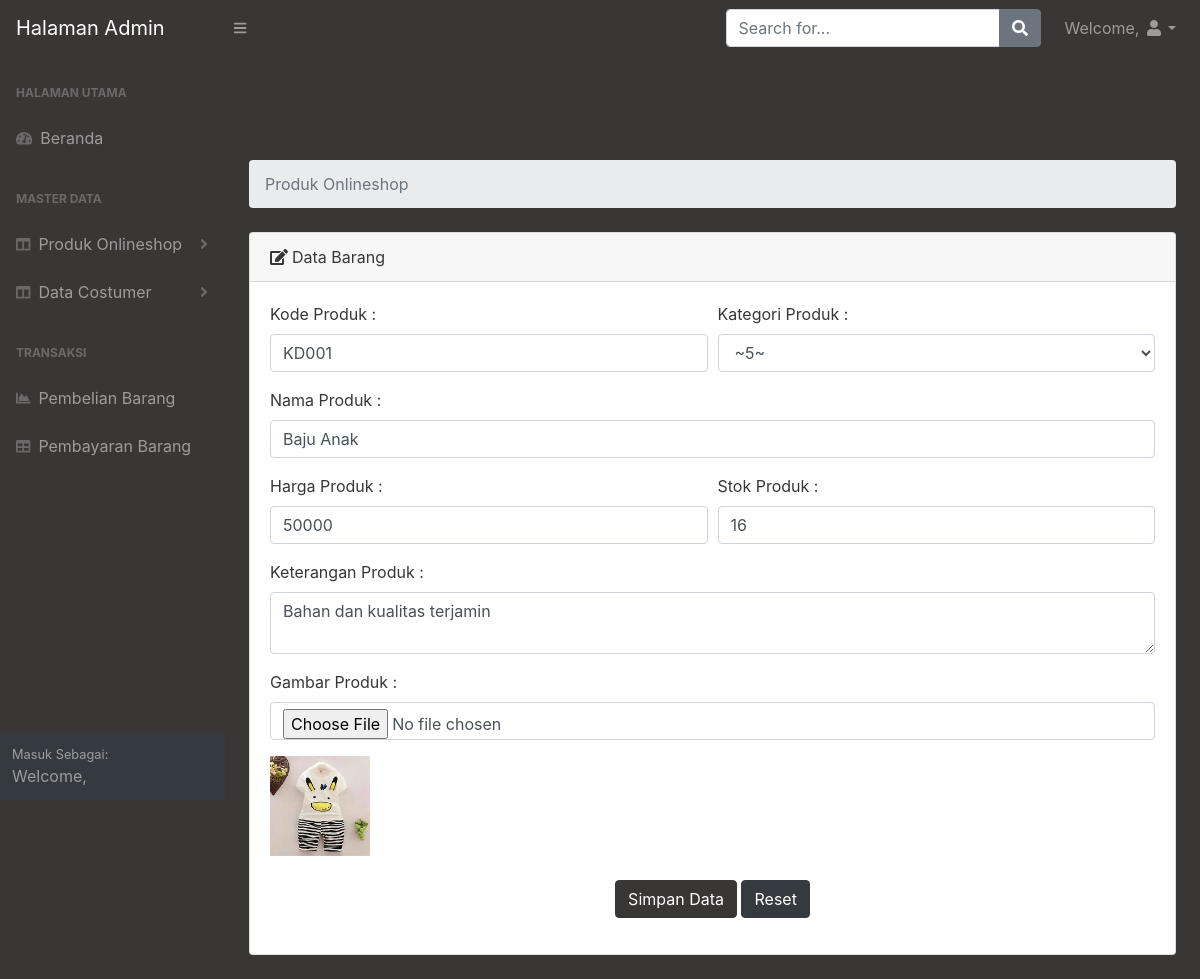
Screenshot of /admin/dashboard_admin.php?page=data_produk_edit&&id=21 with the database file from the repository.
### tables this page shows
CREATE TABLE `tbl_produk` (
  `id_produk` int(11) NOT NULL,
  `kd_produk` varchar(20) NOT NULL,
  `nm_produk` varchar(100) NOT NULL,
  `kategori` varchar(20) NOT NULL,
  `harga` double NOT NULL,
  `stok` int(11) NOT NULL,
  `ket` text NOT NULL,
  `gambar` text NOT NULL
);

### admin/data_produk_edit.php (the view, shortened to what this page needs)
<<?php
Include"../koneksi.php";
$sqlp = mysqli_query($con, "select * from tbl_produk where id_produk = $_GET[id]");
$rp = mysqli_fetch_array($sqlp);
 ?>
<main>
                    <div class="container-fluid">
                        <h1 class="mt-4">Data Produk Edit</h1>
                        <ol class="breadcrumb mb-4">
                            <li class="breadcrumb-item active">Produk Onlineshop</li>
                        </ol>
                        <div class="card mb-4">
                            <div class="card-header"><i class="fas fa-edit mr-1"></i>Data Barang </div>
                            <div class="card-body">
                            <form method="POST" enctype="multipart/form-data">
          <div class="form-row">
          <div class="col-md-6">
          <div class="form-group">
                <Label>Kode Produk :</Label>
                <input type="text" class="form-control" name="kd_produk" value="<?php echo "$rp[kd_produk]"?>">
          </div>
          </div>
          <div class="col-md-6">
          <div class="form-group">
                <Label>Kategori Produk :</Label>
                <select class="form-control" name="kategori">
            <option value="<?php echo "$rp[kategori]"?>">~<?php echo "$rp[kategori]"?>~</option>
            </select>
          </div>
          </div>
          </div>
          <div class="form-row">
          <div class="col-md-12">
          <div class="form-group">
                <Label>Nama Produk :</Label>
                <input type="text" class="form-control" name="nm_produk" value="<?php echo "$rp[nm_produk]"?>">
          </div>
          </div>
          </div>
          <div class="form-row">
          <div class="col-md-6">
          <div class="form-group">
                <Label>Harga Produk :</Label>
                <input type="number" class="form-control" name="harga" value="<?php echo "$rp[harga]"?>">
          </div>
          </div>
          <div class="col-md-6">
          <div class="form-group">
                <Label>Stok Produk :</Label>
                <input type="number" class="form-control" name="stok" value="<?php echo "$rp[stok]"?>">
          </div>
          </div>
          </div>
          <div class="form-row">
          <div class="col-md-12">
          <div class="form-group">
                <Label>Keterangan Produk :</Label>
                <textarea class="form-control" name="ket" ><?php echo "$rp[ket]"?></textarea>
          </div>
          </div>
          </div>
          <div class="form-row">
          <div class="col-md-12">
          <div class="form-group">
                <Label>Gambar Produk  :</Label>
                <input type="file" class="form-control" name="gambar">
          </div>
          <img width="100" src="foto_produk/<?= $rp['gambar']?>" alt="">
          </div>
          </div>
<center>
    <div class="form-group mt-4 mb-8">
<input type="submit" name="proses" class="btn btn-primary" value="Simpan Data">
<button type="reset" class="btn btn-dark">Reset</button>
</div>
</center>
        </form>
                            </div>
                        </div>
                    </div>
                </main>

### rows the page displays
tbl_produk: kd_produk "KD001", nm_produk "Baju Anak", harga "50000", stok "16", ket "Bahan dan kualitas terjamin", gambar (picture)
